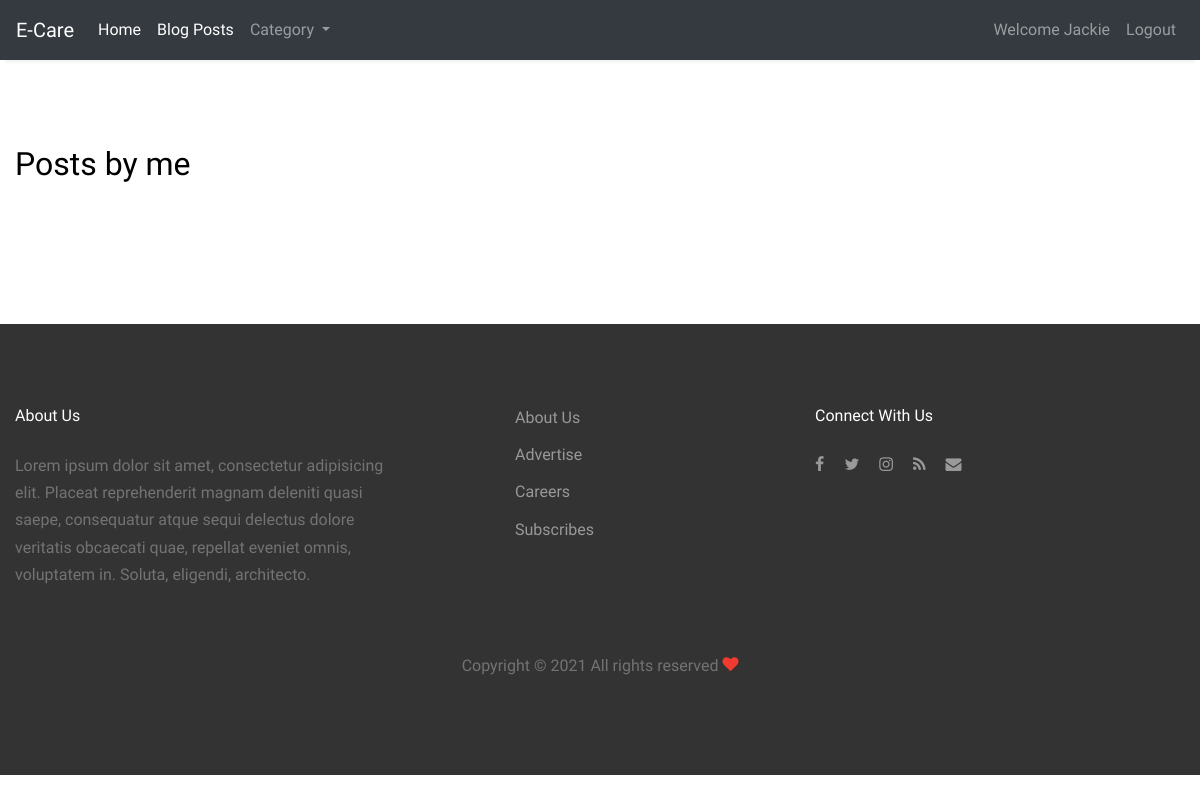
Before: /viewallpostbydoctor (signed in) with the older database file.
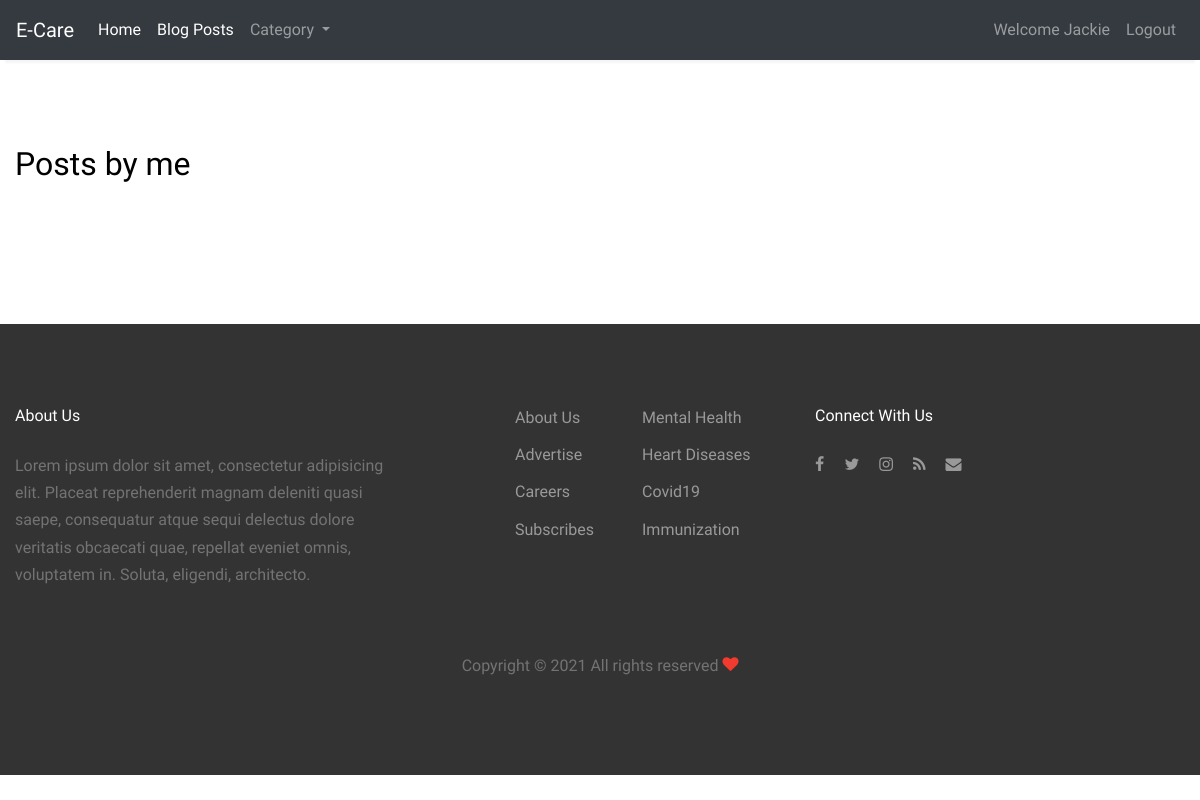
After: the same page with the newer database file.
### app/models.py (models this page shows, shortened)
class Category(models.Model):
	title = models.CharField(max_length=100, verbose_name='Title')

### app/views.py (the view)
# urls.py: path('viewallpostbydoctor', viewallpostbydoctor , name='viewallpostbydoctor'),
def viewallpostbydoctor(request):
    categories = Category.objects.all()
    allpost = Post.objects.filter(Q(author=request.session.get('patient')) & Q(status='published'))
    return render(request, 'viewallpost.html', {'publishpost':allpost, 'categories':categories})

### app/templatetags/getname.py (called while the page is built)
@register.filter(name='author_name')
def author_name(id):
    created_by = Patient.objects.filter(id=id).first()
    return created_by.first_name

@register.filter(name='is_doctor')
def is_doctor(login_user_id):
    doc = Patient.objects.filter(id=login_user_id).first()
    if doc.DorP=='2':
        return True
    return False

### app/templates/viewallpost.html (shortened to what the changed rows need)
<!doctype html>
<html lang="en">
{% load static %}
{% load getname %}
<head>
  <link rel="stylesheet" href="https://maxcdn.bootstrapcdn.com/bootstrap/4.0.0/css/bootstrap.min.css"
>
<link rel="stylesheet" href="{% static 'lost/fonts/icomoon/style.css' %}">
<link rel="stylesheet" href="{% static 'lost/css/bootstrap.min.css' %}">
<link rel="stylesheet" href="{% static 'lost/css/magnific-popup.css' %}">
<link rel="stylesheet" href="{% static 'lost/css/jquery-ui.css' %}">
<link rel="stylesheet" href="{% static 'lost/css/owl.carousel.min.css' %}">
<link rel="stylesheet" href="{% static 'lost/css/owl.theme.default.min.css' %}">
<link rel="stylesheet" href="{% static 'lost/css/bootstrap-datepicker.css' %}">
<link rel="stylesheet" href="{% static 'lost/fonts/flaticon/font/flaticon.css' %}">
<link rel="stylesheet" href="{% static 'lost/css/aos.css' %}">
<link rel="stylesheet" href="{% static 'lost/css/style.css' %}">
</head>
<body>
<div class="site-wrap">
    <div class="site-section">
      <div class="container">
        <div class="row mb-5">
          <div class="col-12">
            <h2>Posts by me</h2>
          </div>
        </div>
      </div>
    </div>
    <div class="site-footer">
      <div class="container">
        <div class="row mb-5">
          <div class="col-md-3 ml-auto">
            <ul class="list-unstyled float-left">
              {% for cat in categories %}
              <li><a href="{% url 'allpostbycategory' cat.id %}">{{cat.title}}</a></li>
              {% endfor %}
            </ul>
          </div>
        </div>
      </div>
    </div>
  </div>
</body>
</html>

Changed rows visible on the page:
added Category: title "Mental Health"
added Category: title "Heart Diseases"
added Category: title "Covid19"
added Category: title "Immunization"
